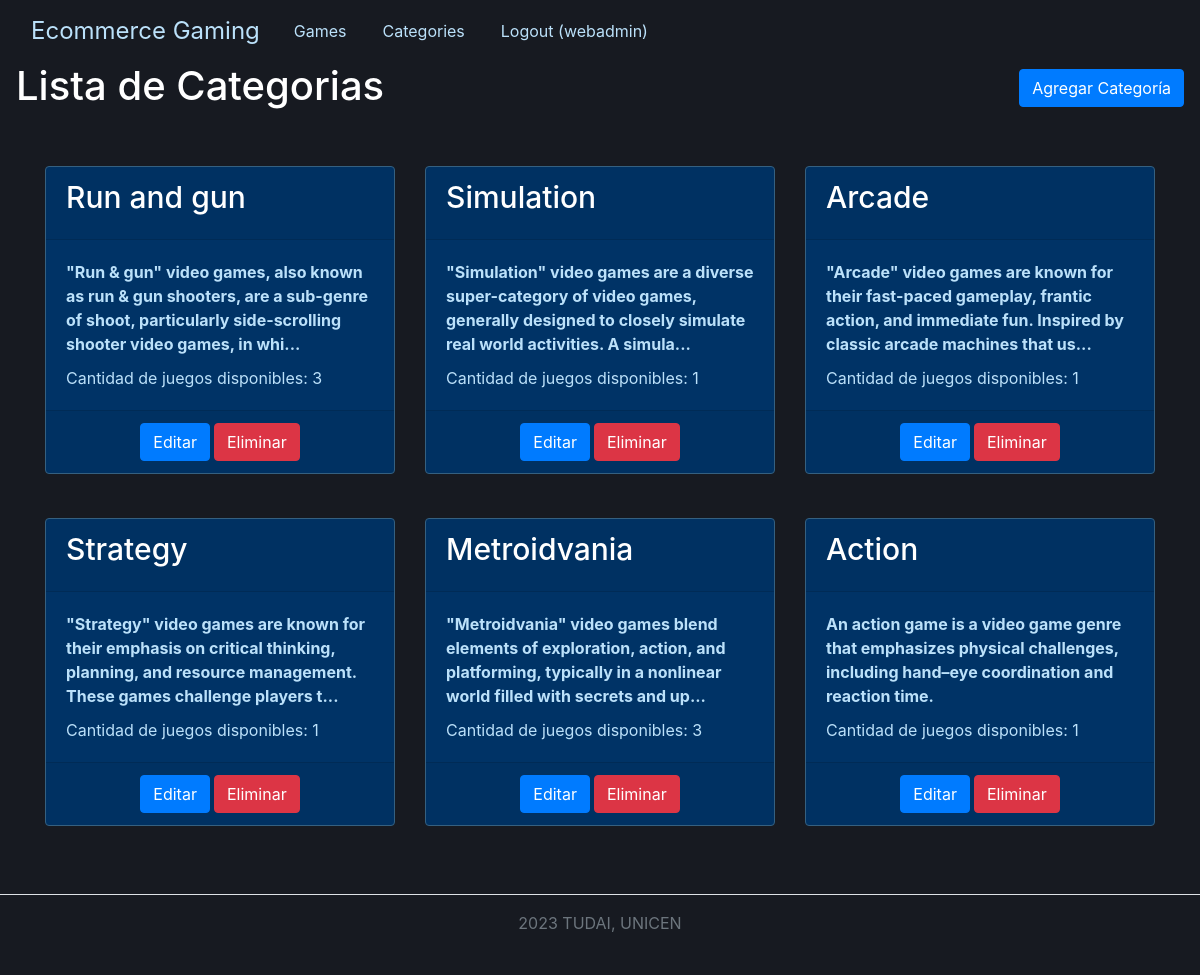
The app's page /proyecto-ecommerce/categories (signed in), older data.
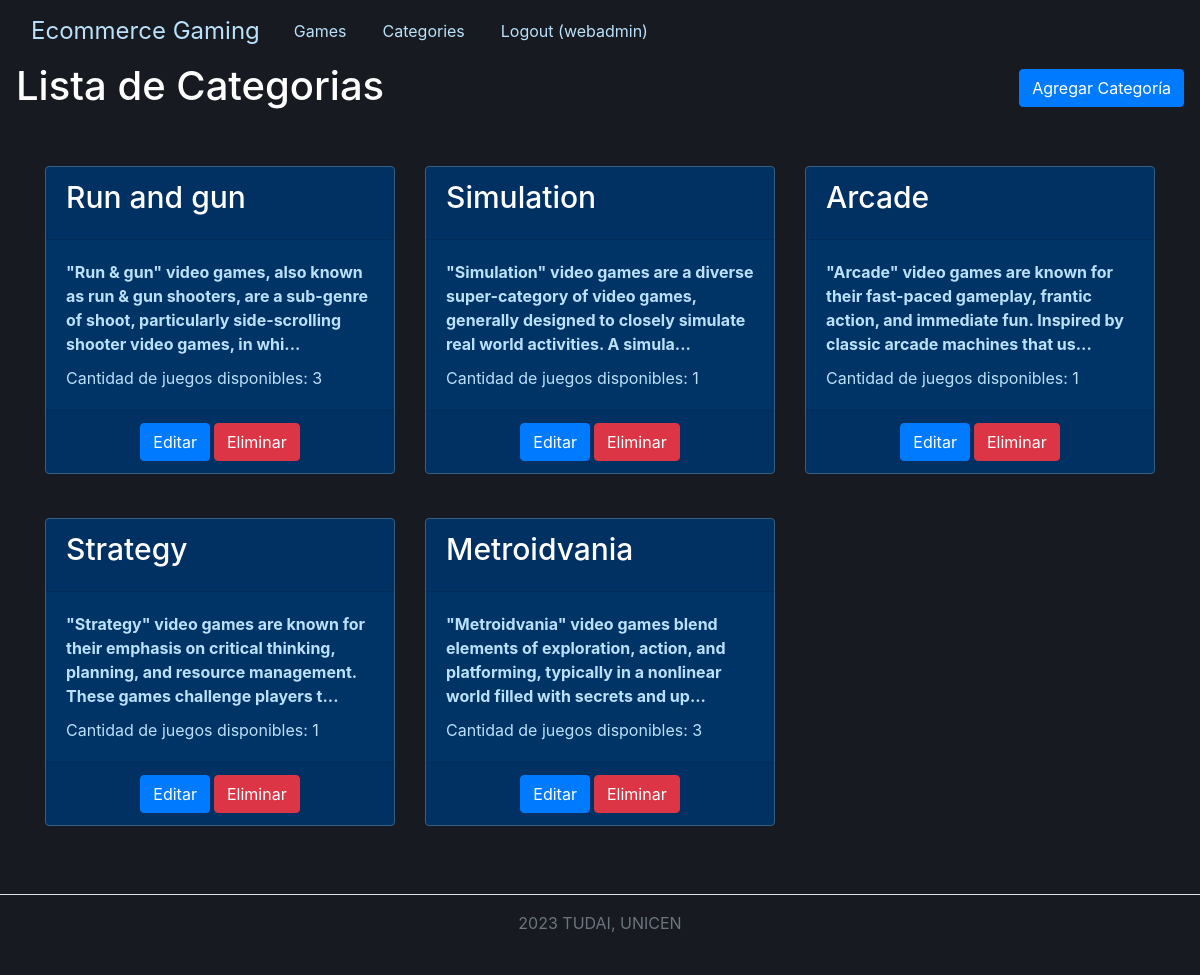
The same page, newer data.
### tables this page shows
CREATE TABLE `categorias` (
  `Id_categoria` int(11) NOT NULL,
  `Nombre` varchar(50) NOT NULL,
  `Descripcion` varchar(500) NOT NULL,
  `Cantidad_juegos` int(11) NOT NULL
);

### proyecto-ecommerce/app/views/categoryView.php (called while the page is built, shortened)
<?php
class CategoryView
{
    public function showCategories($categories)
    {
        require_once './templates/categories.phtml';
    }
}

### proyecto-ecommerce/app/controllers/categoryController.php (called while the page is built, shortened)
<?php
require_once './app/models/categoryModel.php';
require_once './app/views/categoryView.php';
class CategoryController
{
    private $model;
    private $view;
    function __construct()
    {
        $this->model = new CategoryModel();
        $this->view = new CategoryView();
    }
    public function listCategories()
    {
        $categories = $this->model->getCategories();
        $this->view->showCategories($categories);
    }
}

### proyecto-ecommerce/app/models/categoryModel.php (called while the page is built, shortened)
<?php
require_once './config/db.php';
class CategoryModel
{
    private $conn;
    function __construct()
    {
        $this->db = new Database();
        $this->conn = $this->db->getConnection();
    }
    public function getCategories()
    {
        $stmt = $this->conn->prepare("SELECT * FROM categorias");
        $stmt->execute();
        $result = $stmt->fetchAll(PDO::FETCH_OBJ);
        return $result;
    }
}

### proyecto-ecommerce/config/db.php (called while the page is built, shortened)
<?php
class Database
{
    private $conn;
    function __construct()
    {
        $this->host = DB_HOST;
        $this->dbname = DB_NAME;
        $this->user = DB_USER;
        $this->password = DB_PASSWORD;
        try {
            $dsn = "mysql:host={$this->host};dbname={$this->dbname}";
            $this->conn = new PDO($dsn, $this->user, $this->password);
            $this->conn->setAttribute(PDO::ATTR_ERRMODE, PDO::ERRMODE_EXCEPTION);
        } catch (PDOException $e) {
            die("Error de conexión: " . $e->getMessage());
        }
    }
    public function getConnection()
    {
        return $this->conn;
    }
    public function closeConnection()
    {
        $this->conn = null;
    }
}

### proyecto-ecommerce/templates/categories.phtml (the view, shortened to what this page needs)
<?php require_once 'header.phtml' ?>
<!DOCTYPE html>
<html lang="es">
<head>
    <link rel="stylesheet" href="https://maxcdn.bootstrapcdn.com/bootstrap/4.0.0/css/bootstrap.min.css">
    <link rel="stylesheet" href="./app/styles/categories.css">
    <link rel="stylesheet" href="./app/styles/bodyHeader.css">
</head>
<body>
    <div class="d-flex justify-content-between align-items-center mx-3">
        <div class="text-center">
            <h1>Lista de Categorias</h1>
        </div>
        <?php if ((isset($_SESSION['USER_IS_ADMIN']) && $_SESSION['USER_IS_ADMIN']) || (isset($_SESSION['USER_IS_SUPERADMIN']) && $_SESSION['USER_IS_SUPERADMIN'])) : ?>
            <a href="formCategory" class="btn btn-primary mb-1">Agregar Categoría</a>
        <?php endif; ?>
    </div>
    <div class="container mt-5">
        <div class="row mt-3">
            <?php foreach ($categories as $key => $category) : ?>
                <div class="col-lg-4 col-md-6 col-sm-12 mb-4">
                    <div class="card">
                        <div class="card-header">
                            <?php if ($category->Cantidad_juegos > 0) : ?>
                                <h5 class="card-title">
                                    <a href="category/<?= $key + 1 ?>" class="text-decoration-none" style="font-size: 1.875rem;">
                                        <?= $category->Nombre ?>
                                    </a>
                                </h5>
                            <?php else : ?>
                                <h5 style="font-size: 1.875rem;"> <?= $category->Nombre ?> </h5>
                            <?php endif; ?>
                        </div>
                        <div class="card-body">
                            <?php if (strlen($category->Descripcion) <= 140) : ?>
                                <p class="card-text fw-bold"><?= $category->Descripcion ?></p>
                            <?php else : ?>
                                <p class="card-text fw-bold"><?= substr($category->Descripcion, 0, 140) . '...' ?></p>
                            <?php endif; ?>
                            <p class="card-text">Cantidad de juegos disponibles: <?= $category->Cantidad_juegos; ?></p>
                        </div>
                        <?php if (isset($_SESSION['USER_ID']) && ((isset($_SESSION['USER_IS_ADMIN']) && $_SESSION['USER_IS_ADMIN']) || (isset($_SESSION['USER_IS_SUPERADMIN']) && $_SESSION['USER_IS_SUPERADMIN']))) : ?>
                            <div class="card-footer d-flex justify-content-center">
                                <a href="editCategory/<?= $category->Id_categoria . "/" . $key ?>" class="btn btn-primary me-1">Editar</a>
                                <a href="deleteCategory/<?= $category->Id_categoria ?>" class="btn btn-danger">Eliminar</a>
                            </div>
                        <?php endif; ?>
                    </div>
                </div>
            <?php endforeach; ?>
        </div>
    </div>
    <?php require_once 'footer.phtml' ?>

### proyecto-ecommerce/router.php (shortened to what this page needs)
<?php
require_once './app/controllers/categoryController.php';
$action = 'games';
if (!empty($_GET['action'])) {
    $action = $_GET['action'];
}
$params = explode('/', $action);
switch ($params[0]) {
    case 'categories':
        $categoryController = new CategoryController();
        $categoryController->listCategories();
        break;
}

### proyecto-ecommerce/templates/header.phtml (shortened to what this page needs)
<!DOCTYPE html>
<html lang="en">
<head>
    <link href="https://cdn.jsdelivr.net/npm/bootstrap@5.2.0/dist/css/bootstrap.min.css" rel="stylesheet">
    <link rel="stylesheet" href="./app/styles/bodyHeader.css">
</head>
<body>
    <header>
        <nav class="navbar navbar-expand-lg">
            <div class="container-fluid d-flex">
                <a class="navbar-brand" href="">Ecommerce Gaming</a>
                <div class="collapse navbar-collapse" id="navbarNav">
                    <ul class="navbar-nav">
                        <li class="nav-item">
                            <a class="nav-link" aria-current="page" href="games">Games</a>
                        </li>
                        <li class="nav-item">
                            <a class="nav-link" aria-current="page" href="categories">Categories</a>
                        </li>
                        <?php if (isset($_SESSION['USER_ID'])) : ?>
                            <li class="nav-item">
                                <a class="nav-link" aria-current="page" href="logout">Logout (<?= $_SESSION['USER_USERNAME'] ?>)</a>
                            </li>
                        <?php endif; ?>
                    </ul>
                </div>
            </div>
        </nav>
    </header>

### proyecto-ecommerce/templates/footer.phtml (shortened to what this page needs)
<footer class="d-flex flex-wrap justify-content-center align items-center py-3 my-4 border-top">
    <div class="align-items-center">
        <span class="text-muted">2023 TUDAI, UNICEN</span>
    </div>
</footer>
</body>
</html>

### proyecto-ecommerce/app/styles/bodyHeader.css (style rules this page uses)
body { background-color: #171a21; color: #FFFFFF; }
header { background-color: #171a21; }
.navbar-brand { color: #BBE1FA; font-size: 24px; }
.nav-link { color: #BBE1FA; }
.navbar-nav .nav-item { margin: 0 10px; }

### proyecto-ecommerce/app/styles/categories.css (style rules this page uses)
.card { background-color: #003366; color: #FFFFFF; border: 1px solid #356080; margin-bottom: 20px; }
.card-title a { text-decoration: none; font-size: 24px; color: #FFFFFF; }
.card-body p { color: #BBE1FA; margin-bottom: 10px; }
.card-body p.fw-bold { font-weight: bold; }
.card-body p:last-child { margin-bottom: 0; }

Row changes from the older to the newer data that the page shows:
removed categorias: Nombre "Action", Descripcion "An action game is a video game genre that emphasizes physical challenges, including hand–eye coordination and reaction time.", Cantidad_juegos "1"
